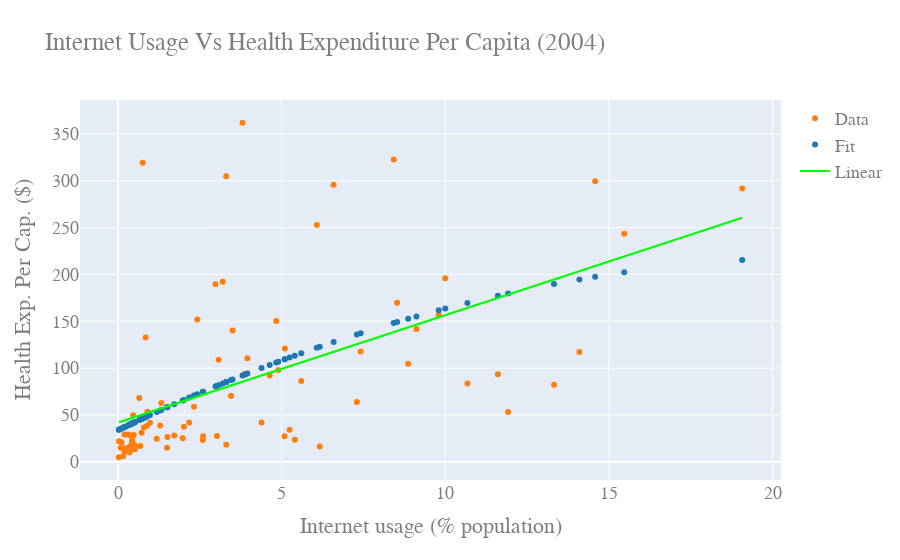

The cell this chart's notebook holds for it:
### Markdown cell above
# 2004 Internet Usage Vs Health Expenditure

### Code cell
slopeHEALTH04, interceptHEALTH04, r_valueHEALTH04, p_valueHEALTH04, std_errHEALTH = stats.linregress(IU04,Health_Exp04)
lineHEALTH04 = slopeHEALTH04*IU04+interceptHEALTH04


#use 3rd order due to up curve at IU-0
p2 = np.polyfit(IU04,Health_Exp04,2)

#yfit2 = p2[0]*IU04**3+p2[1]*IU04**2+p2[2]*IU04+p2[3]
yfit2 = p2[0]*IU04**2+p2[1]*IU04+p2[2]



yresid2 = Health_Exp04 - yfit2

SSresid2 = sum(pow(yresid2,2))

SStotal2 = len(Health_Exp04)*statistics.variance(Health_Exp04)

rsq2 = 1 - SSresid2/SStotal2

y2resid = Health_Exp04 - lineHEALTH04


SS2resid = sum(pow(y2resid,2))

SS2total = len(Health_Exp04)*statistics.variance(Health_Exp04)

rsq_2 = 1 - SS2resid/SS2total

print("R^2 value for linear fit: " +str(rsq_2))
#print("Model Coefficients: "+str(slopeHealth04)+" , "+str(interceptHealth04))
print("Model Coefficients: ["+str(slopeHEALTH04)+","+str(interceptHEALTH04)+"]")
print("Correlation coefficient: "+str(np.corrcoef(IU04,Health_Exp04)[0][1]))

print("R^2 value for fit: " +str(rsq2))
print("Model Coefficients: "+str(p2))
print("Correlation coefficient: "+str(np.corrcoef(IU04,Health_Exp04)[0][1]))


#rmse = np.sqrt(mean_squared_error(y,y_poly_pred))
#r2 = r2_score(y,y_poly_pred)
#print(rmse)
#print(r2)

figHealth04 = go.Figure()

figHealth04.add_trace(go.Scatter(
    x= IU04,
    y= Health_Exp04,
    mode='markers',      # this sets its legend entry
    marker=go.Marker(color='rgb(255, 127, 14)'),
    name="Data",
    text=Country_Name,
    textposition="top center"
))

figHealth04.add_trace(go.Scatter(
    x=IU04,
    y=np.polyval(p2,IU04),
    mode='markers',
    marker=go.Marker(color='rgb(31, 119, 180)'),
    name="Fit"
))

figHealth04.add_trace(go.Scatter(
    x=IU04,
    y=lineHEALTH04,
    #y=np.polyval(p1,IU04),
    mode='lines',
    marker=go.Marker(color='rgb(0, 255, 0)'),
    name="Linear"
))

figHealth04.update_layout(
    title="Internet Usage Vs Health Expenditure Per Capita (2004)",
    xaxis_title="Internet usage (% population)",
    yaxis_title="Health Exp. Per Cap. ($)",
    font=dict(
        family="Courier New, monospace",
        size=18,
        color="#7f7f7f"
    )
)

figHealth04.show()

### Figure 1 — Plotly figure (JSON) as saved in the notebook; plotly's stock layout.template omitted (floating-point values rounded to 4 significant figures)
{"data": [{"marker": {"color": "rgb(255, 127, 14)"}, "mode": "markers", "name": "Data", "text": ["Afghanistan", "Albania", "Algeria", "Angola", "Armenia", "Bangladesh", "Belize", "Benin", "Bosnia and Herzegovina", "Botswana", "Brazil", "Burkina Faso", "Burundi", "Cambodia", "Cameroon", "Central African Republic", "Chad", "China", "Colombia", "Comoros", "Dominican Republic", "Ecuador", "Egypt", "El Salvador", "Equatorial Guinea", "Ethiopia", "Fiji", "Gabon", "Gambia", "Georgia", "Ghana", "Guatemala", "Guinea", "Haiti", "Honduras", "India", "Indonesia", "Iraq", "Jamaica", "Kenya", "Kiribati", "Kyrgyzstan", "Lesotho", "Liberia", "Madagascar", "Malawi", "Maldives", "Mali", "Mauritania", "Morocco", "Mozambique", "Myanmar", "Namibia", "Nepal", "Nicaragua", "Niger", "Nigeria", "Pakistan", "Papua New Guinea", "Paraguay", "Peru", "Philippines", "Rwanda", "Samoa", "Sao Tome and Principe", "Senegal", "Sierra Leone", "Solomon Islands", "South Africa", "Sudan", "Suriname", "Tajikistan", "Thailand", "Togo", "Tonga", "Tunisia", "Turkey", "Turkmenistan", "Uganda", "Uzbekistan", "Yemen", "Zambia"], "textposition": "top center", "type": "scatter", "x": [0.1058, 2.42, 4.634, 0.4648, 4.899, 0.199, 9.8, 1.183, 15.47, 3.305, 19.07, 0.4003, 0.3491, 0.3004, 0.9761, 0.2234, 0.3609, 7.3, 9.119, 1.327, 8.866, 4.834, 11.92, 3.2, 0.8439, 0.1553, 7.413, 2.979, 3.308, 3.886, 1.717, 5.1, 0.5088, 5.401, 5.6, 1.976, 2.6, 0.9, 10, 3.024, 3.5, 5.09, 2.176, 0.03101, 0.5254, 0.3475, 6.588, 0.4328, 0.4815, 11.61, 0.6794, 0.02434, 3.805, 0.4498, 2.321, 0.1899, 1.286, 6.164, 1.508, 3.452, 14.1, 5.244, 0.4309, 3.076, 13.32, 4.386, 0.203, 0.6497, 8.425, 0.7916, 6.076, 0.07748, 10.68, 1.5, 3.952, 8.529, 14.58, 0.7541, 0.72, 2.594, 0.8812, 2.014], "y": [20.93, 152.0, 92.12, 49.53, 98.07, 10.75, 156.8, 24.5, 243.4, 305.0, 291.7, 17.61, 9.812, 28.98, 41.63, 13.01, 28.3, 63.7, 141.8, 62.67, 104.7, 150.3, 53.07, 192.1, 132.6, 5.839, 117.6, 189.4, 18.06, 94.03, 28.11, 120.8, 17.77, 23.49, 86.2, 25.14, 27.13, 53.5, 196.1, 27.53, 140.2, 27.24, 41.99, 21.77, 13.47, 15.72, 295.8, 22.9, 28.63, 93.44, 16.76, 4.789, 362.0, 13.29, 58.7, 14.73, 38.61, 16.24, 26.43, 70.33, 117.2, 34.18, 22.03, 108.9, 82.24, 41.95, 29.19, 68.14, 322.7, 36.68, 252.8, 14.82, 83.49, 14.9, 110.5, 169.8, 299.6, 319.3, 30.91, 23.3, 38.22, 37.38]}, {"marker": {"color": "rgb(31, 119, 180)"}, "mode": "markers", "name": "Fit", "type": "scatter", "x": [0.1058, 2.42, 4.634, 0.4648, 4.899, 0.199, 9.8, 1.183, 15.47, 3.305, 19.07, 0.4003, 0.3491, 0.3004, 0.9761, 0.2234, 0.3609, 7.3, 9.119, 1.327, 8.866, 4.834, 11.92, 3.2, 0.8439, 0.1553, 7.413, 2.979, 3.308, 3.886, 1.717, 5.1, 0.5088, 5.401, 5.6, 1.976, 2.6, 0.9, 10, 3.024, 3.5, 5.09, 2.176, 0.03101, 0.5254, 0.3475, 6.588, 0.4328, 0.4815, 11.61, 0.6794, 0.02434, 3.805, 0.4498, 2.321, 0.1899, 1.286, 6.164, 1.508, 3.452, 14.1, 5.244, 0.4309, 3.076, 13.32, 4.386, 0.203, 0.6497, 8.425, 0.7916, 6.076, 0.07748, 10.68, 1.5, 3.952, 8.529, 14.58, 0.7541, 0.72, 2.594, 0.8812, 2.014], "y": [35.53, 72.15, 103.4, 41.48, 106.8, 37.08, 161.7, 53.07, 202.2, 85.07, 215.3, 40.42, 39.57, 38.77, 49.78, 37.49, 39.77, 136.0, 155.1, 55.37, 152.6, 106.0, 179.7, 83.57, 47.65, 36.36, 137.2, 80.38, 85.11, 93.23, 61.45, 109.5, 42.2, 113.3, 115.8, 65.44, 74.83, 48.56, 163.5, 81.02, 87.84, 109.3, 68.47, 34.28, 42.47, 39.54, 127.8, 40.95, 41.75, 177.3, 44.99, 34.17, 92.1, 41.23, 70.66, 36.93, 54.72, 122.7, 58.2, 87.17, 194.7, 111.3, 40.92, 81.78, 189.7, 100.0, 37.15, 44.5, 148.1, 46.81, 121.7, 35.06, 169.5, 58.08, 94.15, 149.2, 197.5, 46.2, 45.65, 74.73, 48.25, 66.01]}, {"marker": {"color": "rgb(0, 255, 0)"}, "mode": "lines", "name": "Linear", "type": "scatter", "x": [0.1058, 2.42, 4.634, 0.4648, 4.899, 0.199, 9.8, 1.183, 15.47, 3.305, 19.07, 0.4003, 0.3491, 0.3004, 0.9761, 0.2234, 0.3609, 7.3, 9.119, 1.327, 8.866, 4.834, 11.92, 3.2, 0.8439, 0.1553, 7.413, 2.979, 3.308, 3.886, 1.717, 5.1, 0.5088, 5.401, 5.6, 1.976, 2.6, 0.9, 10, 3.024, 3.5, 5.09, 2.176, 0.03101, 0.5254, 0.3475, 6.588, 0.4328, 0.4815, 11.61, 0.6794, 0.02434, 3.805, 0.4498, 2.321, 0.1899, 1.286, 6.164, 1.508, 3.452, 14.1, 5.244, 0.4309, 3.076, 13.32, 4.386, 0.203, 0.6497, 8.425, 0.7916, 6.076, 0.07748, 10.68, 1.5, 3.952, 8.529, 14.58, 0.7541, 0.72, 2.594, 0.8812, 2.014], "y": [43.03, 69.58, 94.98, 47.15, 98.01, 44.1, 154.2, 55.38, 219.3, 79.73, 260.6, 46.41, 45.82, 45.26, 53.01, 44.38, 45.96, 125.6, 146.4, 57.04, 143.5, 97.27, 178.5, 78.52, 51.5, 43.6, 126.8, 75.99, 79.76, 86.39, 61.51, 100.3, 47.65, 103.8, 106.1, 64.48, 71.64, 52.14, 156.5, 76.5, 81.96, 100.2, 66.77, 42.17, 47.84, 45.8, 117.4, 46.78, 47.34, 175.0, 49.61, 42.1, 85.46, 46.98, 68.44, 44.0, 56.57, 112.5, 59.11, 81.42, 203.6, 102.0, 46.76, 77.09, 194.6, 92.13, 44.15, 49.27, 138.5, 50.9, 111.5, 42.71, 164.3, 59.02, 87.15, 139.6, 209.1, 50.47, 50.08, 71.57, 51.93, 64.91]}], "layout": {"font": {"color": "#7f7f7f", "family": "Courier New, monospace", "size": 18}, "title": {"text": "Internet Usage Vs Health Expenditure Per Capita (2004)"}, "xaxis": {"title": {"text": "Internet usage (% population)"}}, "yaxis": {"title": {"text": "Health Exp. Per Cap. ($)"}}}}
